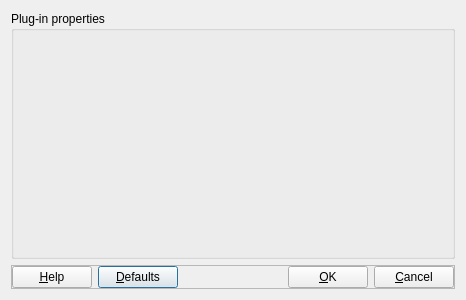
<?xml version="1.0" encoding="UTF-8"?>
<ui version="4.0">
 <class>ConfigurePluginPropertiesDialog</class>
 <widget class="QDialog" name="ConfigurePluginPropertiesDialog">
  <property name="geometry">
   <rect>
    <x>0</x>
    <y>0</y>
    <width>466</width>
    <height>300</height>
   </rect>
  </property>
  <property name="minimumSize">
   <size>
    <width>300</width>
    <height>300</height>
   </size>
  </property>
  <property name="windowTitle">
   <string>Configure plugin properties</string>
  </property>
  <property name="windowIcon">
   <iconset resource="resources.qrc">
    <normaloff>:/images/icons/options.png</normaloff>:/images/icons/options.png</iconset>
  </property>
  <layout class="QVBoxLayout" name="verticalLayout">
   <item>
    <widget class="QGroupBox" name="groupBox">
     <property name="sizePolicy">
      <sizepolicy hsizetype="Preferred" vsizetype="Expanding">
       <horstretch>0</horstretch>
       <verstretch>0</verstretch>
      </sizepolicy>
     </property>
     <property name="title">
      <string>Plug-in properties</string>
     </property>
    </widget>
   </item>
   <item>
    <widget class="QFrame" name="frame">
     <property name="frameShape">
      <enum>QFrame::StyledPanel</enum>
     </property>
     <property name="frameShadow">
      <enum>QFrame::Raised</enum>
     </property>
     <layout class="QHBoxLayout" name="horizontalLayout">
      <property name="leftMargin">
       <number>0</number>
      </property>
      <property name="topMargin">
       <number>0</number>
      </property>
      <property name="rightMargin">
       <number>0</number>
      </property>
      <property name="bottomMargin">
       <number>0</number>
      </property>
      <item>
       <widget class="QPushButton" name="helpButton">
        <property name="text">
         <string>&amp;Help</string>
        </property>
        <property name="autoDefault">
         <bool>false</bool>
        </property>
       </widget>
      </item>
      <item>
       <widget class="QPushButton" name="defaultsButton">
        <property name="text">
         <string>&amp;Defaults</string>
        </property>
       </widget>
      </item>
      <item>
       <spacer name="horizontalSpacer">
        <property name="orientation">
         <enum>Qt::Horizontal</enum>
        </property>
        <property name="sizeHint" stdset="0">
         <size>
          <width>40</width>
          <height>20</height>
         </size>
        </property>
       </spacer>
      </item>
      <item>
       <widget class="QPushButton" name="okButton">
        <property name="text">
         <string>&amp;OK</string>
        </property>
       </widget>
      </item>
      <item>
       <widget class="QPushButton" name="cancelButton">
        <property name="text">
         <string>&amp;Cancel</string>
        </property>
        <property name="autoDefault">
         <bool>false</bool>
        </property>
       </widget>
      </item>
     </layout>
    </widget>
   </item>
  </layout>
 </widget>
 <tabstops>
  <tabstop>helpButton</tabstop>
  <tabstop>defaultsButton</tabstop>
  <tabstop>okButton</tabstop>
  <tabstop>cancelButton</tabstop>
 </tabstops>
 <resources>
  <include location="resources.qrc"/>
 </resources>
 <connections/>
</ui>
